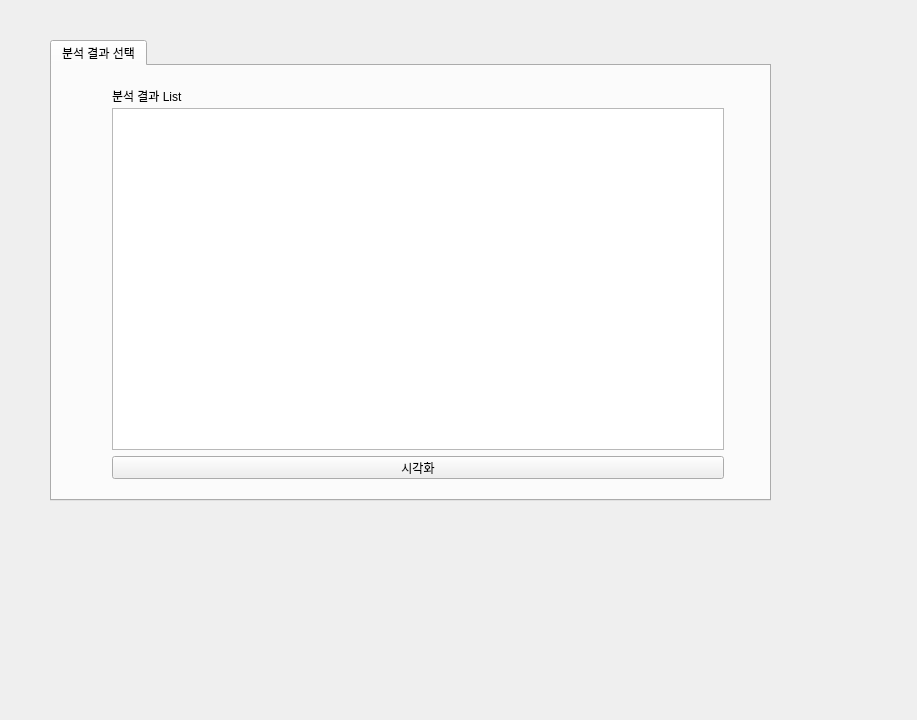
<?xml version="1.0" encoding="UTF-8"?>
<ui version="4.0">
 <class>Form</class>
 <widget class="QWidget" name="Form">
  <property name="geometry">
   <rect>
    <x>0</x>
    <y>0</y>
    <width>917</width>
    <height>720</height>
   </rect>
  </property>
  <property name="windowTitle">
   <string>Form</string>
  </property>
  <widget class="QTabWidget" name="tabWidget">
   <property name="geometry">
    <rect>
     <x>50</x>
     <y>40</y>
     <width>721</width>
     <height>461</height>
    </rect>
   </property>
   <property name="currentIndex">
    <number>0</number>
   </property>
   <widget class="QWidget" name="data_selection_tab">
    <attribute name="title">
     <string>분석 결과 선택</string>
    </attribute>
    <widget class="QLabel" name="result_label">
     <property name="geometry">
      <rect>
       <x>60</x>
       <y>24</y>
       <width>612</width>
       <height>12</height>
      </rect>
     </property>
     <property name="text">
      <string>분석 결과 List</string>
     </property>
    </widget>
    <widget class="QTableWidget" name="result_tableWidget">
     <property name="geometry">
      <rect>
       <x>60</x>
       <y>42</y>
       <width>612</width>
       <height>342</height>
      </rect>
     </property>
    </widget>
    <widget class="QPushButton" name="result_push">
     <property name="geometry">
      <rect>
       <x>60</x>
       <y>390</y>
       <width>612</width>
       <height>23</height>
      </rect>
     </property>
     <property name="text">
      <string>시각화</string>
     </property>
    </widget>
   </widget>
  </widget>
 </widget>
 <resources/>
 <connections/>
</ui>
